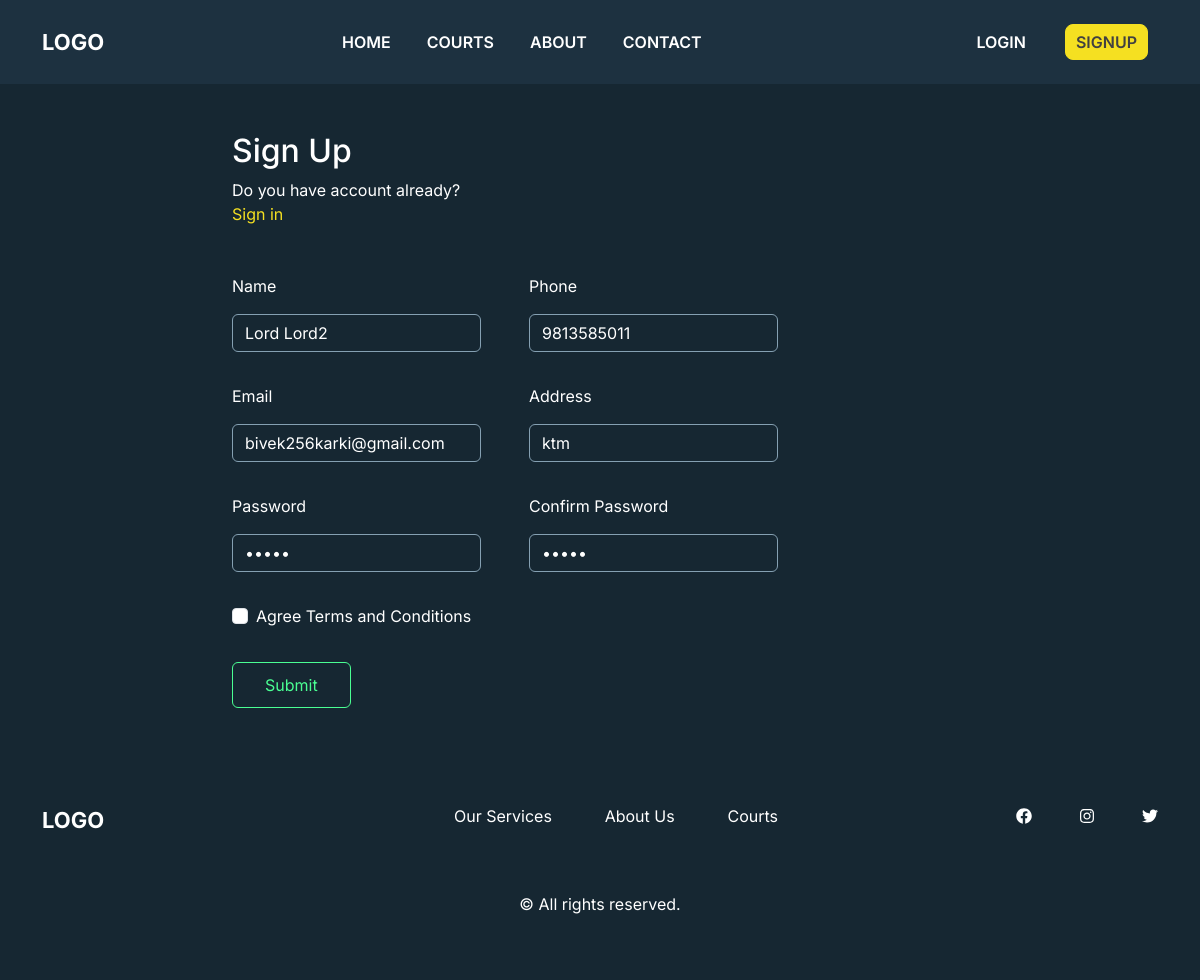
/authentication/consumer_update/2, run on an earlier commit of the app's database.
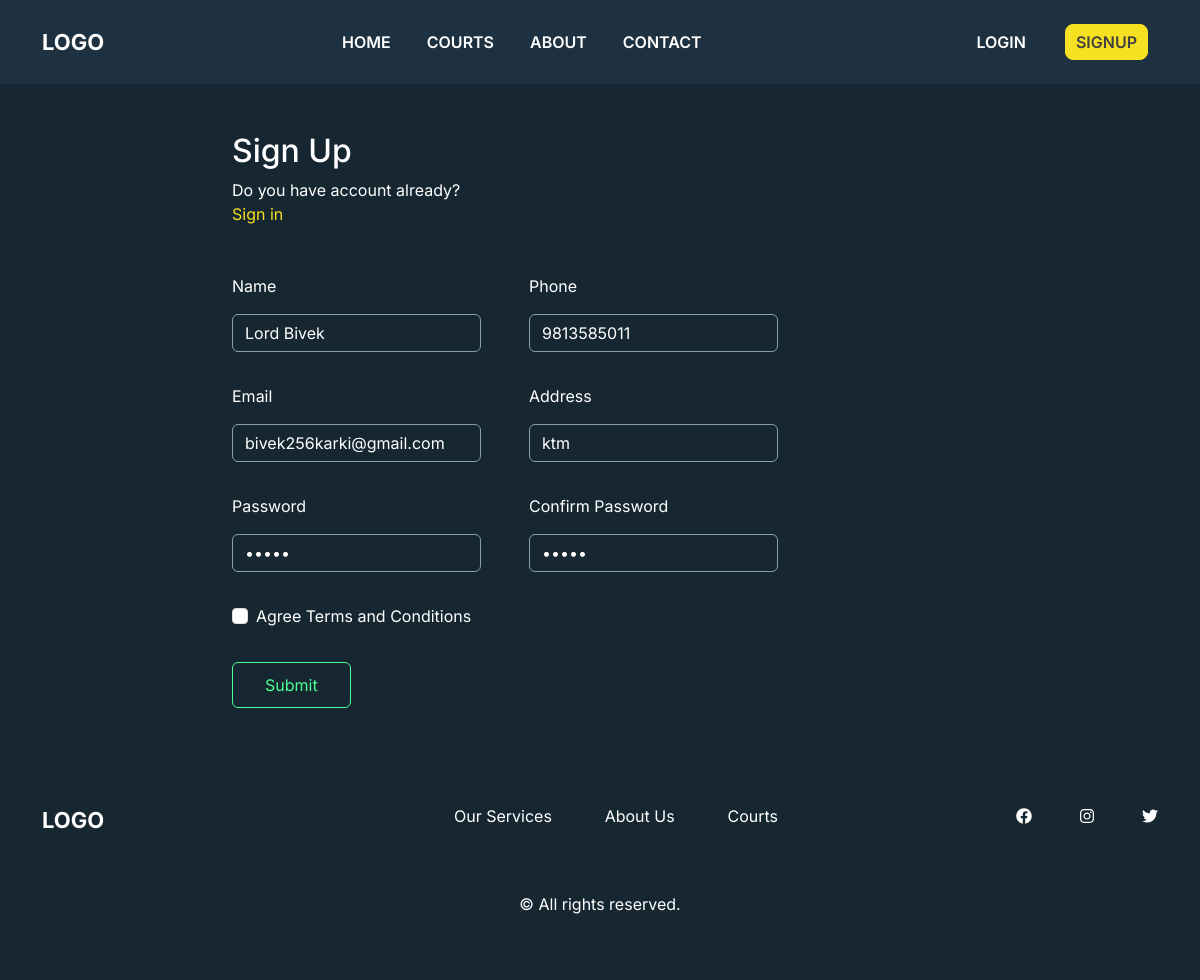
And on a later commit of the database.
### authentication/models.py (models this page shows, shortened)
class Consumer(models.Model):
    consumer_id = models.IntegerField(primary_key=True)
    user = models.OneToOneField(User, on_delete=models.CASCADE)
    name = models.CharField(max_length=100)
    phone = models.CharField(max_length=50)
    email = models.EmailField(max_length=100) # emailfield(length=250)
    address = models.TextField(max_length=100) #textfield
    password = models.CharField(max_length=50)
    otp = models.CharField(max_length=25, default='0000')
    status = models.BooleanField(default=False)

### authentication/views.py (the view, shortened to what this page needs)
# urls.py: path('consumer_update/<str:consumer_id>', consumer_update_view, name='consumer_update'),
def consumer_update_view(request, consumer_id):
    consumer_details = Consumer.objects.get(consumer_id=consumer_id)
    print(consumer_details.consumer_id)
    print(consumer_details.name)
    context = {
        'consumers': consumer_details,
    }
    return render(request, 'userUpdateForm.html', context)

### templates/userUpdateForm.html (shortened to what this page needs)
{% extends 'base.html' %}
{% load static %}
{% block content %}
  <section class="signup-section">
    <div class="container">
      <div class="signup-single">
        <div class="signup-header">
          <div class="row">
            <div class="col-md-2"></div>
            <div class="col-md-3">
              <h2>Sign Up</h2>
              <p>Do you have account already?<a href=""> Sign in</a> </p>
            </div>
          </div>
        </div>
        <form method="post" action="/authentication/consumer_update/{{ consumers.consumer_id }}">
          <div class="row">
            <div class="col-md-2"></div>
          <div class="col-md-3  pe-4">
            <div class="form-group">
              <label for="name">Name</label>
              <input type="text" value="{{ consumers.name }}" name="name" class="form-control" id="name"  placeholder="Enter name">
            </div>
          </div>
          <div class="col-md-3  ps-4">
            <div class="form-group">
              <label for="phone">Phone</label>
              <input type="text" value="{{ consumers.phone }}" name="phone" class="form-control" id="phone"  placeholder="Phone">
            </div>
          </div>
          <div class="col-md-2"></div>
        </div>
        <div class="row">
            <div class="col-md-2"></div>
          <div class="col-md-3 pe-4">
            <div class="form-group">
              <label for="email">Email</label>
              <input type="text" value="{{ consumers.email }}" name="email" class="form-control" id="email"  placeholder="Email">
            </div>
          </div>
          <div class="col-md-3  ps-4">
            <div class="form-group">
              <label for="address">Address</label>
              <input type="text" value="{{ consumers.address }}" name="address" class="form-control" id="address"  placeholder="Address">
            </div>
          </div>
          <div class="col-md-4"></div>
        </div>
        <div class="row">
            <div class="col-md-2"></div>
          <div class="col-md-3 pe-4">
            <div class="form-group">
              <label for="password">Password</label>
              <input type="password" value="{{ consumers.password }}" name="password" class="form-control" id="password"  placeholder="Password" readonly>
            </div>
          </div>
          <div class="col-md-3  ps-4">
            <div class="form-group">
              <label for="c_password">Confirm Password</label>
              <input type="password" value="{{ consumers.password }}" name="password" class="form-control" id="c_password"  placeholder="Confirm Password" readonly>
            </div>
          </div>
          <div class="col-md-4"></div>
        </div>
        <div class="row">
          <div class="col-md-2"></div>
          <div class="col-md-3">
            <div class="form-check">
              <input type="checkbox" class="form-check-input" id="exampleCheck1">
              <label class="form-check-label" for="exampleCheck1">Agree Terms and Conditions</label>
            </div>
          </div>
        </div>
        <div class="row">
          <div class="col-md-2"></div>
          <div class="col-md-3">
             <div class="signup-button">
              <button type="submit" class="btn btn-primary">Submit</button>
            </div>
          </div>
        </div>
        </form>
      </div>
    </div>
  </section>
{% endblock %}

What changed in the data, as far as the page shows it:
changed Consumer "bivek256karki@gmail.com": name "Lord Lord2" → "Lord Bivek"
